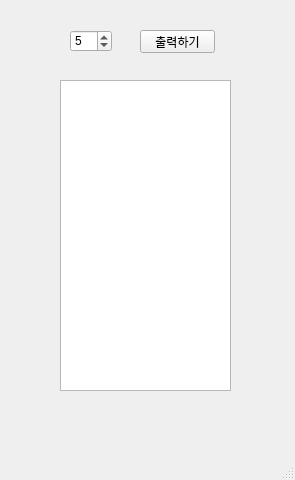
<?xml version="1.0" encoding="UTF-8"?>
<ui version="4.0">
 <class>MainWindow</class>
 <widget class="QMainWindow" name="MainWindow">
  <property name="geometry">
   <rect>
    <x>0</x>
    <y>0</y>
    <width>295</width>
    <height>480</height>
   </rect>
  </property>
  <property name="windowTitle">
   <string>MainWindow</string>
  </property>
  <widget class="QWidget" name="centralwidget">
   <widget class="QSpinBox" name="sb">
    <property name="geometry">
     <rect>
      <x>70</x>
      <y>30</y>
      <width>42</width>
      <height>22</height>
     </rect>
    </property>
    <property name="value">
     <number>5</number>
    </property>
   </widget>
   <widget class="QPushButton" name="pb">
    <property name="geometry">
     <rect>
      <x>140</x>
      <y>30</y>
      <width>75</width>
      <height>23</height>
     </rect>
    </property>
    <property name="text">
     <string>출력하기</string>
    </property>
   </widget>
   <widget class="QTextEdit" name="te">
    <property name="geometry">
     <rect>
      <x>60</x>
      <y>80</y>
      <width>171</width>
      <height>311</height>
     </rect>
    </property>
   </widget>
  </widget>
  <widget class="QMenuBar" name="menubar">
   <property name="geometry">
    <rect>
     <x>0</x>
     <y>0</y>
     <width>295</width>
     <height>21</height>
    </rect>
   </property>
  </widget>
  <widget class="QStatusBar" name="statusbar"/>
 </widget>
 <resources/>
 <connections/>
</ui>
